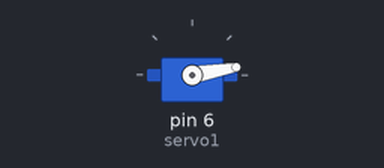
Bench run of a sketch on a simulated Arduino Uno, built with avr-gcc and run on an emulated ATmega328P. On the bench: servo.

Above: at 0.05 s.
Timing chart, 0 to 4.6 s (numbered marks = the images above):
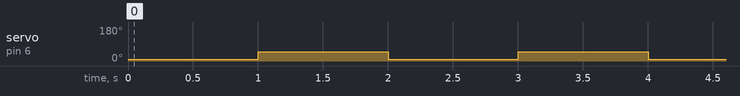

The sketch:

servo.ino
```cpp
#include <Servo.h>
Servo servo1;

void setup() {
 servo1.attach(6);
}

void loop() {
  servo1.write(10);
  delay(1000);

  servo1.write(50);
  delay(1000);
}
```

Measured:
- by itself, servo on pin 6 (servo1): alternates 50° for 1.0 s and 10° for 1.0 s
